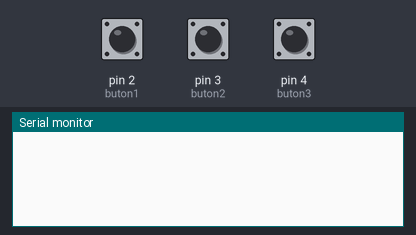
A sketch run on a simulated Arduino Uno, built with avr-gcc and run on an emulated ATmega328P. Parts: the last lines printed to the serial monitor. The inputs (shaded band) are chosen by the test bench; at power-on: pin 2 (buton1) HIGH, pin 3 (buton2) HIGH, pin 4 (buton3) HIGH.

Above: at 1.2 s.
1.3 s: pin 2 (buton1) pulled LOW for 0.15 s
At 2.4 s:
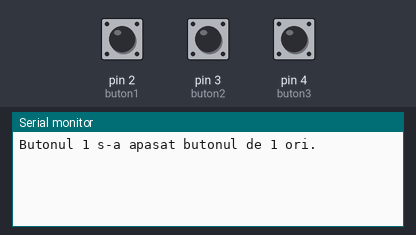
2.9 s: pin 3 (buton2) pulled LOW for 0.15 s
At 3.6 s:
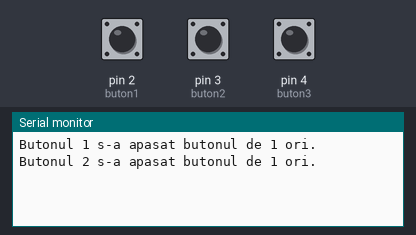
4.5 s: pin 4 (buton3) pulled LOW for 0.15 s
At 5.7 s:
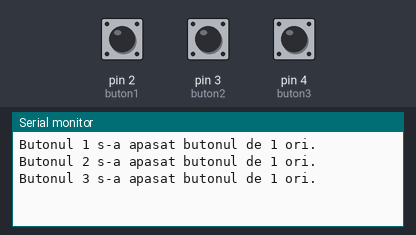
6.1 s: pin 2 (buton1) pulled LOW for 1 s
At 7.9 s:
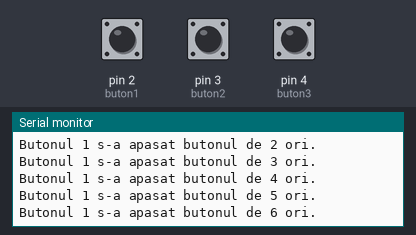
8.6 s: pin 3 (buton2) pulled LOW for 1 s
At 9.8 s:
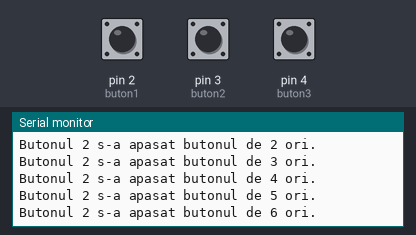
11.1 s: pin 4 (buton3) pulled LOW for 1 s
At 12.9 s:
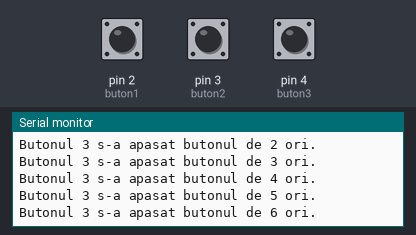
Timing chart, 0 to 14.4 s (numbered marks = the images above; inputs shaded):
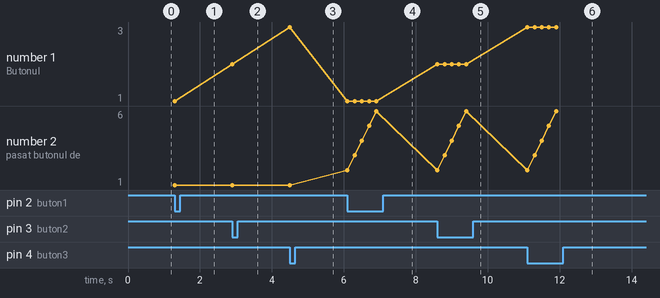

Measured:
- after the input at 1.3 s, the serial monitor: prints a new line at once (image 1)
- after the input at 2.9 s, the serial monitor: prints a new line at once (image 2)
- after the input at 4.5 s, the serial monitor: prints a new line at once (image 3)
- after the input at 6.1 s, the serial monitor: prints a new line at once (image 4)
- after the input at 8.6 s, the serial monitor: prints a new line at once (image 5)
- after the input at 11.1 s, the serial monitor: prints a new line at once (image 6)
- plotted number 1: 1 → 2 after the input at 2.9 s, 2 → 3 after the input at 4.5 s
- plotted number 2: 1 → 6 after the input at 6.1 s

The sketch:

program1.ino
```cpp
const int buton1 = 2;
const int buton2 = 3;
const int buton3 = 4;

int a1 = 0;
int a2 = 0;
int a3 = 0;

void setup()
{
    pinMode(buton1, INPUT);
    pinMode(buton2, INPUT);
    pinMode(buton3, INPUT);
    Serial.begin(9600);
}

void loop()
{
    if (digitalRead(buton1) == LOW)
    {
        a1++;
        Serial.print("Butonul 1 s-a apasat butonul de ");
        Serial.print(a1, DEC);
        Serial.print(" ori.");
        Serial.println();
        // debouncing software
        delay(200);
    }
    if (digitalRead(buton2) == LOW)
    {
        a2++;
        Serial.print("Butonul 2 s-a apasat butonul de ");
        Serial.print(a2, DEC);
        Serial.print(" ori.");
        Serial.println();
        // debouncing software
        delay(200);
    }
    if (digitalRead(buton3) == LOW)
    {
        a3++;
        Serial.print("Butonul 3 s-a apasat butonul de ");
        Serial.print(a3, DEC);
        Serial.print(" ori.");
        Serial.println();
        // debouncing software
        delay(200);
    }
}
```
